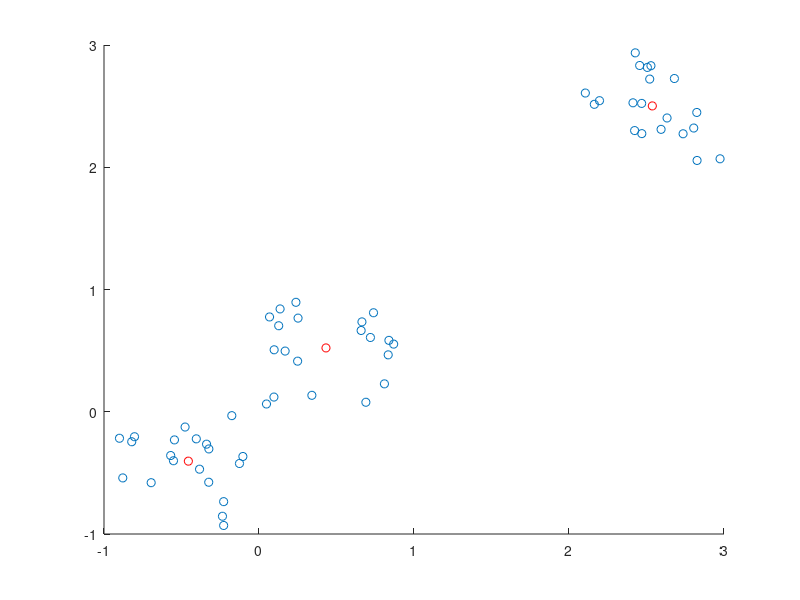

Source code (MATLAB):
function [a] = kmeans()

  k = 3;

  base1 = rand(20, 2);
  base2 = rand(20, 2) + 2;
  base3 = rand(20, 2) - 1;
  
  baseTotal = vertcat(base1, base2, base3);
  
  % scatter(baseTotal(:, 1), baseTotal(:, 2));
  
  distances = zeros(size(baseTotal, 1), k + 1);
    
  c1 = rand(1, 2); % [rand * size(baseTotal, 1), rand * size(baseTotal, 2)];
  c2 = rand(1, 2);
  c3 = rand(1, 2);

  while(1)
  
    for i = 1: size(baseTotal, 1)
      distances(i, 1) = euclidianDistance(c1, baseTotal(i, :));
      distances(i, 2) = euclidianDistance(c2, baseTotal(i, :));
      distances(i, 3) = euclidianDistance(c3, baseTotal(i, :));

      s = min(distances(i, 1:3));
      distances(i, 4) = find(distances(i, 1:3) == s);
    endfor
    
    nnsC1 = find(distances(:, 4) == 1);
    nnsC2 = find(distances(:, 4) == 2);
    nnsC3 = find(distances(:, 4) == 3);
    
    c1Old = c1;
    c2Old = c2;
    c3Old = c3;
    
    c1 = mean(baseTotal(nnsC1, :));
    c2 = mean(baseTotal(nnsC2, :));
    c3 = mean(baseTotal(nnsC3, :));
    
    if (c1 == c1Old && c2 == c2Old && c3 == c3Old)
      break;
    endif
  endwhile
  
  scatter(baseTotal(:, 1), baseTotal(:, 2));
  hold on;
  
  cs = vertcat(c1, c2, c3);
  scatter(cs(:, 1), cs(:, 2), 'r');
  
endfunction

function [d] = euclidianDistance(a, b)
  d = 0;
  
  % size(a, 1) número de linhas
  % size(a, 2) número de colunas
  for i = 1:size(a, 2)
    d = d + (a(1, i) - b(1, i)) ^2;
  endfor
  
  d = sqrt(d);
  
endfunction